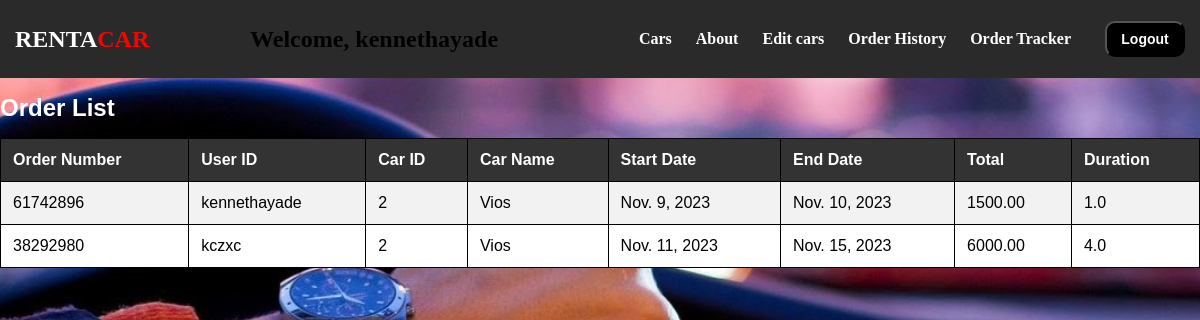
Before: /order_list/ (signed in) with the older database file.
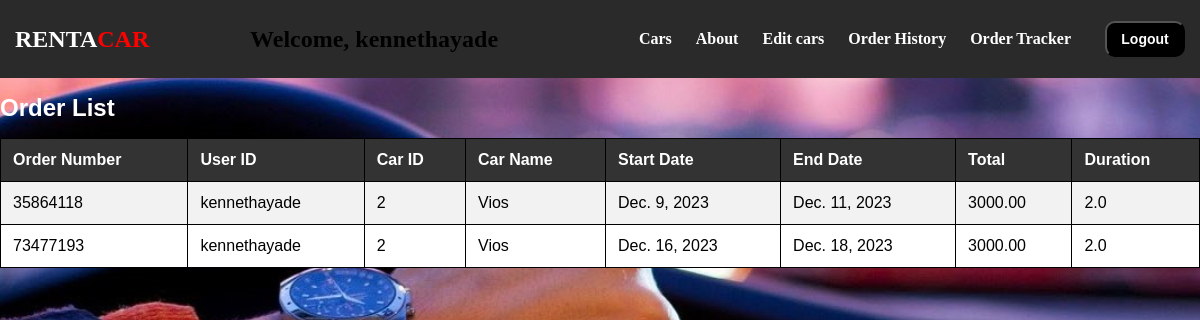
After: the same page with the newer database file.
### rentacar/models.py (models this page shows, shortened)
class Order(models.Model):
    PENDING = 0
    CONFIRMED = 1
    CANCELED = 2
    RESERVED = 3
    STATUS_CHOICES = [
        (PENDING, 'Pending'),
        (CONFIRMED, 'Confirmed'),
        (CANCELED, 'Canceled'),
        (RESERVED, 'Reserved')
    ]
    orderNumber = models.CharField(max_length=8, primary_key=True, unique=True)
    userid = models.ForeignKey(User, on_delete=models.CASCADE)
    carid = models.ForeignKey(Car, on_delete=models.CASCADE)
    carName = models.CharField(max_length=255)
    startDate = models.DateField(default=None)
    endDate = models.DateField(default=None)
    total = models.DecimalField(max_digits=10, decimal_places=2)
    duration = models.FloatField()
    status = models.IntegerField(choices=STATUS_CHOICES, default=PENDING)  # New status field

class Car(models.Model):
    CarID = models.AutoField(primary_key=True)
    carName = models.CharField(max_length=255)
    carType = models.CharField(max_length=100)
    carDescription = models.TextField()
    carRate = models.FloatField()
    carPic = models.ImageField(upload_to='car_pics/', blank=True, null=True)
    status = models.IntegerField(default=0)
    availability = models.IntegerField(default=0)

### rentacar/views.py (the view)
# urls.py: path('order_list/', views.order_list, name='order_list'),
def order_list(request):
    user = request.user
    if user.is_authenticated:
        if user.is_staff:
            orders = Order.objects.all()
        else:
            orders = Order.objects.filter(userid=user)
    else:
        orders = []
    context = {
        'user_is_admin': user.is_staff,
        'orders': orders,
    }
    return render(request, 'RentACar/order_list.html', context)

### rentacar/templates/RentACar/order_list.html (shortened to what this page needs)
{% load static %}
<!DOCTYPE html>
<html>
<head>
    <link rel="stylesheet" type="text/css" href="{% static 'RentACar/css/car_list.css' %}">
</head>
<body>
    <header>
        <nav class="navbar">
            <div class="navdiv">
                <div class="brand"><a href="{% url 'home' %}"><h1><span class="white-text">RENTA</span><span class="red-text">CAR</span></h1></a></div>
                <div class="centered-text" style="text-align: left;">
                    {% if user.is_authenticated %}
                    <h2>Welcome, {{ user.username }}</h2>
                    {% endif %}
                </div>
                <ul>
                    <li><a href="{% url 'cars' %}">Cars</a></li>
                    <li><a href="{% url 'about' %}">About</a></li>
                    {% if user_is_admin %}
                    <li><a href="{% url 'car_management' %}">Edit cars</a></li>
                    {% endif %}
                    {% if user.is_authenticated %}
                    <li><a href="{% url 'order_list' %}">Order History</a></li>
                    <li><a href="{% url 'order_tracker' %}">Order Tracker</a></li>
                    <button><a href="{% url 'logout' %}">Logout</a></button>
                    {% else %}
                    <button><a href="{% url 'login' %}">Login</a></button>
                    {% endif %}
                </ul>
            </div>
        </nav>
    </header>
    <div class="content">
        <div class="container">
            <h1>Order List</h1>
            <table>
                <tr>
                    <th>Order Number</th>
                    <th>User ID</th>
                    <th>Car ID</th>
                    <th>Car Name</th>
                    <th>Start Date</th>
                    <th>End Date</th>
                    <th>Total</th>
                    <th>Duration</th>
                </tr>
                {% for order in orders %}
                    <tr>
                        <td>{{ order.orderNumber }}</td>
                        <td>{{ order.userid.username }}</td>
                        <td>{{ order.carid.CarID }}</td>
                        <td>{{ order.carName }}</td>
                        <td>{{ order.startDate }}</td>
                        <td>{{ order.endDate }}</td>
                        <td>{{ order.total }}</td>
                        <td>{{ order.duration }}</td>
                    </tr>
                {% endfor %}
            </table>
        </div>
    </div>
</body>
</html>

### rentacar/static/RentACar/css/car_list.css (style rules this page uses)
* { text-decoration: none; }
body { margin: 0; padding: 0; background-image: url('/static/RentACar/images/landing.jpg'); background-repeat: no-repeat; background-size: cover; background-color: #1C1C1C; font-family: 'Montserrat', sans-serif; }
.navbar { background: rgb(42, 42, 42); font-family: calibri; padding: 0; margin: 0; }
.navdiv { display: flex; align-items: center; justify-content: space-between; padding: 5px 15px; }
.brand a { font-size: 15px; font-weight: 600; color: white; }
nav li { list-style: none; display: inline-block; }
nav li a { color: white; font-size: 16px; font-weight: bold; margin-right: 20px; }
nav button { background-color: black; margin-left: 10px; border-radius: 10px; padding: 8px; width: 80px; }
nav button a { color: white; font-weight: bold; font-size: 14px; }
.red-text { color: red; font-weight: bold; }

### rentacar/templates/RentACar/order_list.html (style rules this page uses)
* { text-decoration: none; }
body { margin: 0; padding: 0; background-repeat: no-repeat; background-size: cover; background-color: #1C1C1C; }
.navbar { background: rgb(42, 42, 42); font-family: calibri; padding: 0; margin: 0; }
.navdiv { display: flex; align-items: center; justify-content: space-between; padding: 5px 15px; }
.brand a { font-size: 15px; font-weight: 600; color: white; }
nav li { list-style: none; display: inline-block; }
nav li a { color: white; font-size: 16px; font-weight: bold; margin-right: 20px; }
nav button { background-color: black; margin-left: 10px; border-radius: 10px; padding: 8px; width: 80px; }
nav button a { color: white; font-weight: bold; font-size: 14px; }
.red-text { color: red; font-weight: bold; }
table { width: 100%; border-collapse: collapse; }
table, th, td { border: 1px solid black; }
th, td { padding: 10px; text-align: left; }
h1 { font-size: 24px; color: #ffffff; }
table { width: 100%; border-collapse: collapse; background-color: #fff; }
th, td { padding: 12px; text-align: left; }
th { background-color: #333; color: #fff; }
tr:nth-child(even) { background-color: #f2f2f2; }

Changed rows visible on the page:
removed Order: orderNumber "61742896", userid.username "kennethayade", carid.CarID "2", carName "Vios", startDate "Nov. 9, 2023", endDate "Nov. 10, 2023", total "1500.00", duration "1.0"
removed Order: orderNumber "38292980", userid.username "kczxc", carid.CarID "2", carName "Vios", startDate "Nov. 11, 2023", endDate "Nov. 15, 2023", total "6000.00", duration "4.0"
added Order: orderNumber "35864118", userid.username "kennethayade", carid.CarID "2", carName "Vios", startDate "Dec. 9, 2023", endDate "Dec. 11, 2023", total "3000.00", duration "2.0"
added Order: orderNumber "73477193", userid.username "kennethayade", carid.CarID "2", carName "Vios", startDate "Dec. 16, 2023", endDate "Dec. 18, 2023", total "3000.00", duration "2.0"
